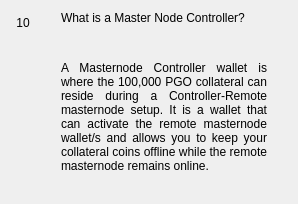
                  <widget class="QWidget" name="widgetFaq10" native="true">
                   <layout class="QHBoxLayout" name="horizontalpage_10" stretch="0,1">
                    <item alignment="Qt::AlignTop">
                     <widget class="QLabel" name="labelNumber10">
                      <property name="minimumSize">
                       <size>
                        <width>24</width>
                        <height>24</height>
                       </size>
                      </property>
                      <property name="maximumSize">
                       <size>
                        <width>16777215</width>
                        <height>24</height>
                       </size>
                      </property>
                      <property name="text">
                       <string>10</string>
                      </property>
                      <property name="alignment">
                       <set>Qt::AlignCenter</set>
                      </property>
                     </widget>
                    </item>
                    <item>
                     <layout class="QVBoxLayout" name="verticalLayoutpage_10">
                      <property name="leftMargin">
                       <number>20</number>
                      </property>
                      <property name="rightMargin">
                       <number>20</number>
                      </property>
                      <item>
                       <widget class="QLabel" name="labelSubtitle10">
                        <property name="text">
                         <string>What is a Master Node Controller?</string>
                        </property>
                        <property name="wordWrap">
                         <bool>true</bool>
                        </property>
                       </widget>
                      </item>
                      <item>
                       <spacer name="verticalSpacer_100">
                        <property name="orientation">
                         <enum>Qt::Vertical</enum>
                        </property>
                        <property name="sizeType">
                         <enum>QSizePolicy::Fixed</enum>
                        </property>
                        <property name="sizeHint" stdset="0">
                         <size>
                          <width>20</width>
                          <height>30</height>
                         </size>
                        </property>
                       </spacer>
                      </item>
                      <item>
                       <widget class="QLabel" name="labelContent10">
                        <property name="text">
                         <string>&lt;html&gt;&lt;head/&gt;&lt;body&gt;&lt;p align=&quot;justify&quot;&gt;A Masternode Controller wallet is where the 100,000 PGO collateral can reside during a Controller-Remote masternode setup. It is a wallet that can activate the remote masternode wallet/s and allows you to keep your collateral coins offline while the remote masternode remains online. &lt;/p&gt;&lt;/body&gt;&lt;/html&gt;</string>
                        </property>
                        <property name="alignment">
                         <set>Qt::AlignLeading|Qt::AlignLeft|Qt::AlignTop</set>
                        </property>
                        <property name="wordWrap">
                         <bool>true</bool>
                        </property>
                       </widget>
                      </item>
                      <item>
                       <spacer name="verticalSpacer_92">
                        <property name="orientation">
                         <enum>Qt::Vertical</enum>
                        </property>
                        <property name="sizeHint" stdset="0">
                         <size>
                          <width>20</width>
                          <height>20</height>
                         </size>
                        </property>
                       </spacer>
                      </item>
                     </layout>
                    </item>
                   </layout>
                  </widget>
